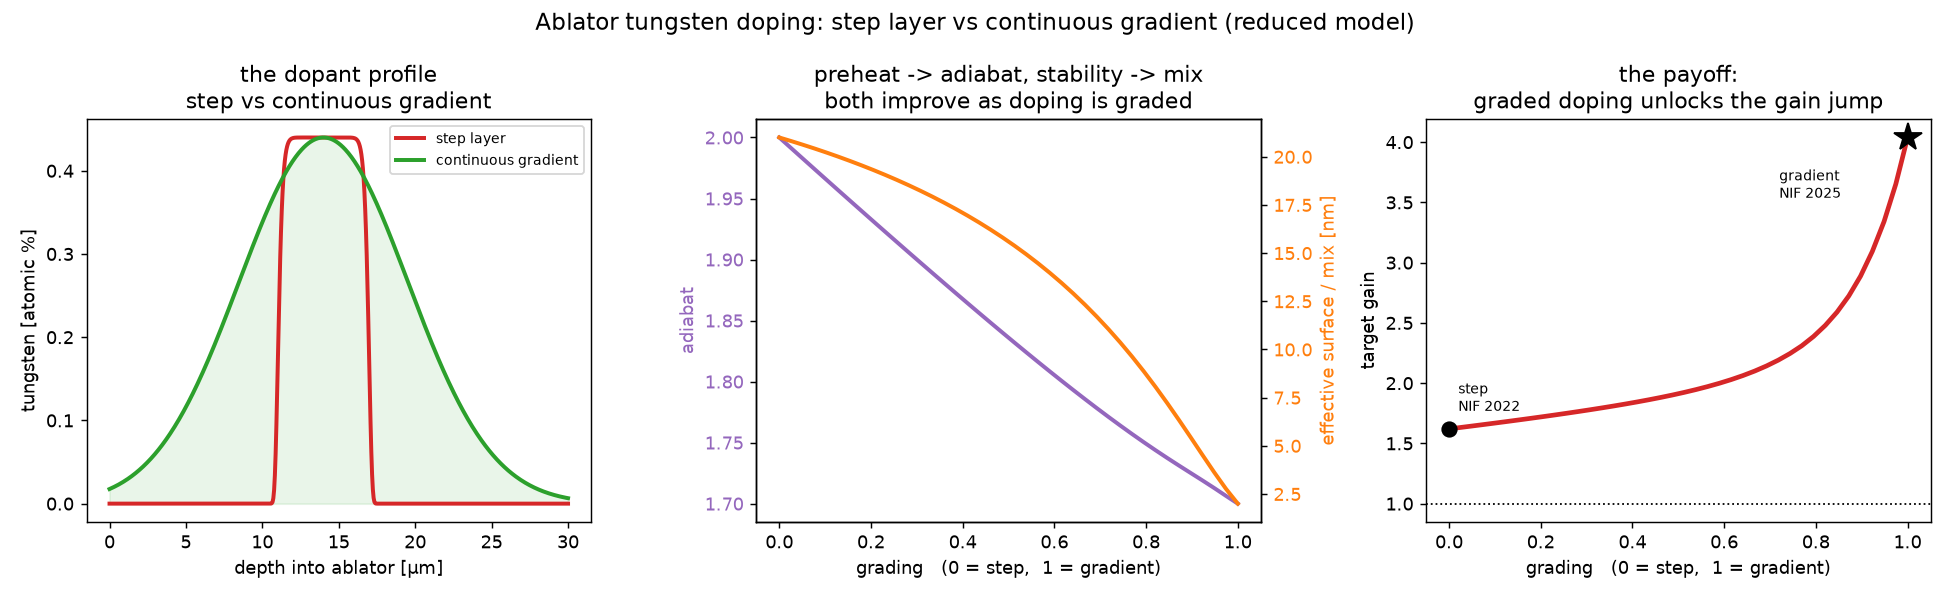

Recreate this plot in Python.
r"""
Ablator doping -- from the tungsten dopant profile to preheat, stability, and gain.

Models the capsule-ablator innovation behind NIF's April-2025 record (gain > 4): a
*continuous gradient* of tungsten in the high-density-carbon ablator instead of a
discrete *step* layer -- "a dimmer switch instead of an on/off switch" (LLNL). Both
profiles peak near 0.44 atomic-percent W; the gradient just removes the abrupt density
jumps of a step layer.

This is a reduced, mechanism-level model -- NOT a radiation-hydro code -- but it closes
the causal chain the rest of the repo leaves implicit. A real prediction of the optimal
profile needs multigroup (spectral) radiation transport through the graded, W-doped
carbon, real opacity/EOS tables, and resolved multimode ablative RT: a HYDRA-class
effort. Here the three effects the article names each map onto a knob the gain model
already has, calibrated so the two extremes land on the two real NIF shots:

    dopant profile  ->  W column density        ->  M-band X-ray shielding  ->  PREHEAT -> ADIABAT
                    ->  density-gradient length  ->  ablative RT stabilization -> MIX (+ enables higher CR)
    (adiabat, mix, CR)  ->  coupled gain model   ->  target gain

  * a smoother gradient lets you bury MORE tungsten without a hydro penalty, so it
    shields the fuel from hard "M-band" X-rays better -> less preheat -> lower adiabat;
  * it removes the step interface's density jump -> longer density-gradient scale
    length -> the ablative Rayleigh-Taylor front is more stable -> less mix, and the
    implosion can be driven to higher convergence before it breaks up.

Run:  python3 ablator_doping.py
Deps: numpy  (matplotlib only for the figure)
"""
import os
import importlib.util

import numpy as np


def _load(mod, fname):
    spec = importlib.util.spec_from_file_location(mod, os.path.join(os.path.dirname(__file__), fname))
    m = importlib.util.module_from_spec(spec)
    spec.loader.exec_module(m)
    return m


cg = _load("coupled_gain", "coupled_gain.py")
mix = _load("rt_mix", "rt_mix.py")
MIX_REF = mix.mix_penalty(35.0, 2.0, mix.SIGMA_SURF_REF)

# --- ablator / dopant constants ---
C_PEAK   = 0.44        # peak tungsten concentration [atomic %]  (NIF value)
RHO_HDC  = 3.5         # high-density-carbon (diamond) ablator density [g/cc]
A_W, A_C = 183.84, 12.011
X0       = 14.0        # dopant-layer center depth into the ablator [um]

# --- the shot the doping is applied to (held fixed; the profile is the variable) ---
E_MJ, FUEL_UG = 2.05, 216.0

# --- endpoints the model is pinned to (the two real NIF shots) ---
STEP_TARGET = dict(adiabat=2.00, surf_nm=21.0, CR=35.0)   # step layer  -> gain ~1.5 (2022)
GRAD_TARGET = dict(adiabat=1.70, surf_nm=2.0,  CR=44.0)   # full gradient -> gain ~4 (2025)


def massfrac(c_atpct):
    """Atomic-% tungsten in carbon -> tungsten mass fraction."""
    f = np.asarray(c_atpct) / 100.0
    return f * A_W / (f * A_W + (1.0 - f) * A_C)


def profile(x, g):
    """Dopant concentration [at%] vs depth x [um]. g in [0,1]: 0 = sharp step, 1 = gradient.

    A super-Gaussian whose order drops (flat-top/sharp -> smooth) and whose width grows
    as the doping is graded -- so grading both softens the edges and buries more W.
    """
    hw = 3.0 * (1.0 + 1.6 * g)                 # half-width [um] grows with grading
    n = 8.0 * (1.0 - g) + 1.0 * g              # super-Gaussian order 8 (step) -> 1 (gradient)
    return C_PEAK * np.exp(-np.abs((x - X0) / hw) ** (2.0 * n))


def props(g):
    """Profile -> (W column density [g/cm^2], min density-gradient scale length [um])."""
    x = np.linspace(0.0, 30.0, 3000)
    c = profile(x, g)
    rho_w = RHO_HDC * massfrac(c)              # tungsten mass density [g/cc]
    rho = RHO_HDC + rho_w                      # total ablator density [g/cc]
    dx_cm = (x[1] - x[0]) * 1e-4
    sigma_W = np.trapezoid(rho_w, dx=dx_cm)    # column density [g/cm^2]
    drho = np.gradient(rho, dx_cm)             # d(rho)/dx [g/cc/cm]
    L_min = rho.max() / (np.abs(drho).max() + 1e-30)   # steepest-edge scale length [cm]
    return sigma_W, L_min * 1e4                # L in um


# --- 2-point calibration: model structure sets the direction, the two NIF shots pin it ---
_sW0, _L0 = props(0.0)   # step
_sW1, _L1 = props(1.0)   # gradient
_a1 = (STEP_TARGET["adiabat"] - GRAD_TARGET["adiabat"]) / (_sW1 - _sW0)  # adiabat falls with W column
_a0 = STEP_TARGET["adiabat"] + _a1 * _sW0
_s1 = (np.log(GRAD_TARGET["surf_nm"]) - np.log(STEP_TARGET["surf_nm"])) / (_L1 - _L0)  # mix falls with L
_s0 = np.log(STEP_TARGET["surf_nm"]) - _s1 * _L0
_c1 = (GRAD_TARGET["CR"] - STEP_TARGET["CR"]) / (_L1 - _L0)              # CR rises with stability
_c0 = STEP_TARGET["CR"] - _c1 * _L0

adiabat_of = lambda sW: _a0 - _a1 * sW
surf_of    = lambda L: float(np.exp(_s0 + _s1 * L))
CR_of      = lambda L: _c0 + _c1 * L


def gain_of(CR, adiabat, surf_nm, E_MJ=E_MJ, fuel_ug=FUEL_UG):
    g0 = cg.evaluate(cg.Design(E_MJ * 1e6, fuel_ug * 1e-9, CR, adiabat))["gain"]
    mf = min(mix.mix_penalty(CR, adiabat, surf_nm * 1e-9) / MIX_REF, 1.0 / MIX_REF)
    return g0 * mf


def evaluate(g):
    """Grading g in [0,1] -> the derived design and its gain."""
    sW, L = props(g)
    ad, surf, CR = adiabat_of(sW), surf_of(L), CR_of(L)
    return dict(g=g, sigma_W=sW, L=L, adiabat=ad, surf_nm=surf, CR=CR, gain=gain_of(CR, ad, surf))


def report():
    print("=" * 70)
    print("  ABLATOR DOPING  --  tungsten step layer vs continuous gradient")
    print("=" * 70)
    print(f"  ablator: high-density carbon, peak W {C_PEAK} at%, held shot E={E_MJ} MJ, fuel={FUEL_UG:.0f} ug")
    print(f"   {'profile':<12}{'W col [ug/cm2]':>15}{'grad L [um]':>13}{'adiabat':>9}"
          f"{'surf [nm]':>11}{'CR':>6}{'GAIN':>8}")
    for name, g in [("step", 0.0), ("half-graded", 0.5), ("gradient", 1.0)]:
        s = evaluate(g)
        print(f"   {name:<12}{s['sigma_W']*1e6:>15.0f}{s['L']:>13.1f}{s['adiabat']:>9.2f}"
              f"{s['surf_nm']:>11.1f}{s['CR']:>6.1f}{s['gain']:>8.2f}")
    print("-" * 70)
    st, gr = evaluate(0.0), evaluate(1.0)
    print(f"  step layer  -> gain {st['gain']:.2f}   (NIF 2022, ~1.5)")
    print(f"  gradient    -> gain {gr['gain']:.2f}   (NIF 2025 record, >4)")
    print(f"  the gradient buries {gr['sigma_W']/st['sigma_W']:.1f}x the W column and softens the")
    print(f"  steepest edge {gr['L']/st['L']:.0f}x -> lower adiabat, less mix, higher convergence.")
    print("=" * 70)


def make_figure(fname="ablator_doping.png"):
    try:
        import matplotlib.pyplot as plt
    except Exception as e:
        print(f"[figure skipped: {e}]")
        return
    x = np.linspace(0, 30, 600)
    fig, ax = plt.subplots(1, 3, figsize=(15, 4.6))

    # (1) the two dopant profiles
    ax[0].plot(x, profile(x, 0.0), "tab:red", lw=2.2, label="step layer")
    ax[0].plot(x, profile(x, 1.0), "tab:green", lw=2.2, label="continuous gradient")
    ax[0].fill_between(x, profile(x, 1.0), color="tab:green", alpha=0.10)
    ax[0].set_xlabel("depth into ablator [µm]"); ax[0].set_ylabel("tungsten [atomic %]")
    ax[0].set_title("the dopant profile\nstep vs continuous gradient"); ax[0].legend(fontsize=8)

    # (2) what each profile buys: adiabat and mix vs grading
    gs = np.linspace(0, 1, 40)
    S = [evaluate(g) for g in gs]
    axr = ax[1]
    axr.plot(gs, [s["adiabat"] for s in S], "tab:purple", lw=2.2, label="in-flight adiabat")
    axr.set_xlabel("grading   (0 = step,  1 = gradient)")
    axr.set_ylabel("adiabat", color="tab:purple"); axr.tick_params(axis="y", labelcolor="tab:purple")
    ax2 = axr.twinx()
    ax2.plot(gs, [s["surf_nm"] for s in S], "tab:orange", lw=2.2, label="effective mix seed")
    ax2.set_ylabel("effective surface / mix [nm]", color="tab:orange")
    ax2.tick_params(axis="y", labelcolor="tab:orange")
    axr.set_title("preheat -> adiabat, stability -> mix\nboth improve as doping is graded")

    # (3) the payoff: gain vs grading, the two shots marked
    ax[2].plot(gs, [s["gain"] for s in S], "tab:red", lw=2.6)
    ax[2].plot(0.0, evaluate(0.0)["gain"], "ko", ms=8)
    ax[2].plot(1.0, evaluate(1.0)["gain"], "k*", ms=16)
    ax[2].text(0.02, evaluate(0.0)["gain"] + 0.15, "step\nNIF 2022", fontsize=8)
    ax[2].text(0.72, evaluate(1.0)["gain"] - 0.5, "gradient\nNIF 2025", fontsize=8)
    ax[2].axhline(1.0, color="k", ls=":", lw=1)
    ax[2].set_xlabel("grading   (0 = step,  1 = gradient)"); ax[2].set_ylabel("target gain")
    ax[2].set_title("the payoff:\ngraded doping unlocks the gain jump")

    fig.suptitle("Ablator tungsten doping: step layer vs continuous gradient (reduced model)", fontsize=13)
    fig.tight_layout(); fig.savefig(fname, dpi=130)
    print(f"Saved figure -> {fname}")


def main():
    report()
    make_figure()


if __name__ == "__main__":
    main()

# ----------------------------------------------------------------------------
# NOTES ----------------------------------------------------------------------
# * Reduced and calibrated, not first-principles: the profile -> (W column, gradient
#   scale length) step is real geometry; the maps to adiabat / mix / CR are structured
#   (right sign and mechanism) but pinned to the two NIF shots, exactly as coupled_gain
#   pins its efficiencies. So the endpoints are anchored and the in-between is a smooth,
#   physically-ordered interpolation -- not a prediction of the optimal profile.
# * What a real version needs: multigroup radiation transport for the actual M-band
#   absorption through the graded W (hohlraum drive spectrum + W-doped-carbon opacity),
#   a real ablator EOS, and 2-D/3-D multimode ablative RT on the resolved density
#   profile. That is the radiation-hydro problem the toy deliberately stands in for.
# * The CR-enablement is the softest link: better stability genuinely lets a design push
#   convergence higher, but convergence is also set by velocity and pulse shape. Hold CR
#   fixed (edit CR_of to a constant) to see preheat+mix alone, which still lifts the gain.
# ----------------------------------------------------------------------------
